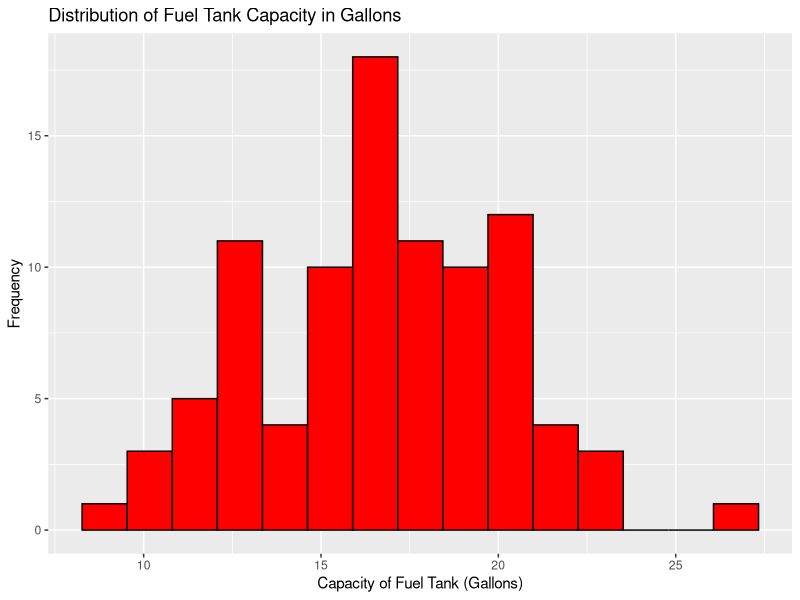
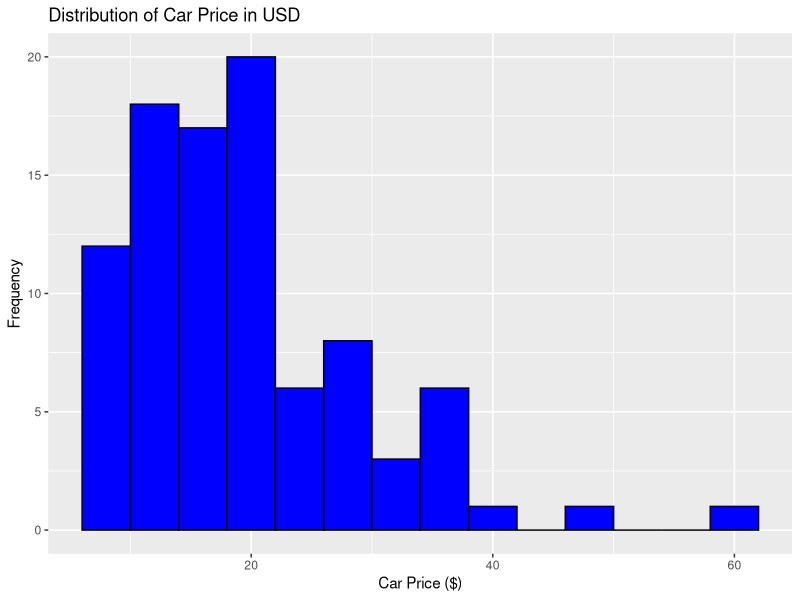
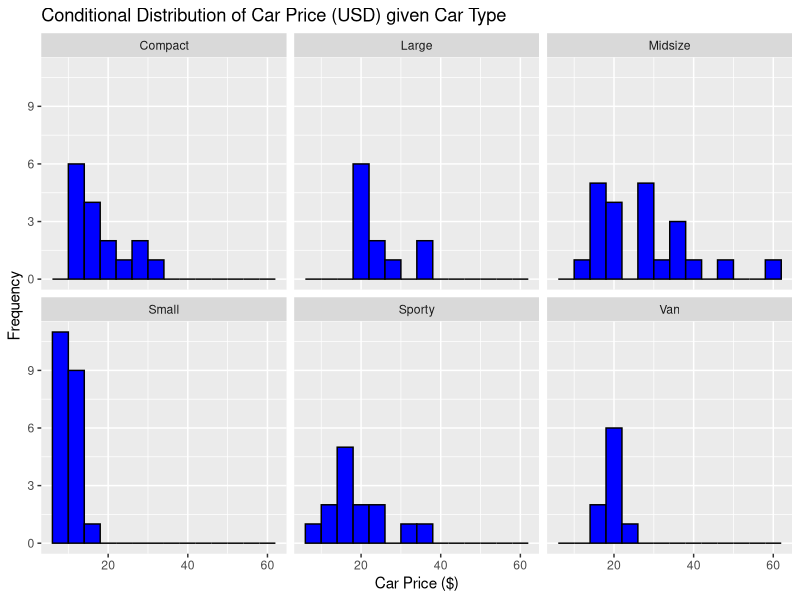
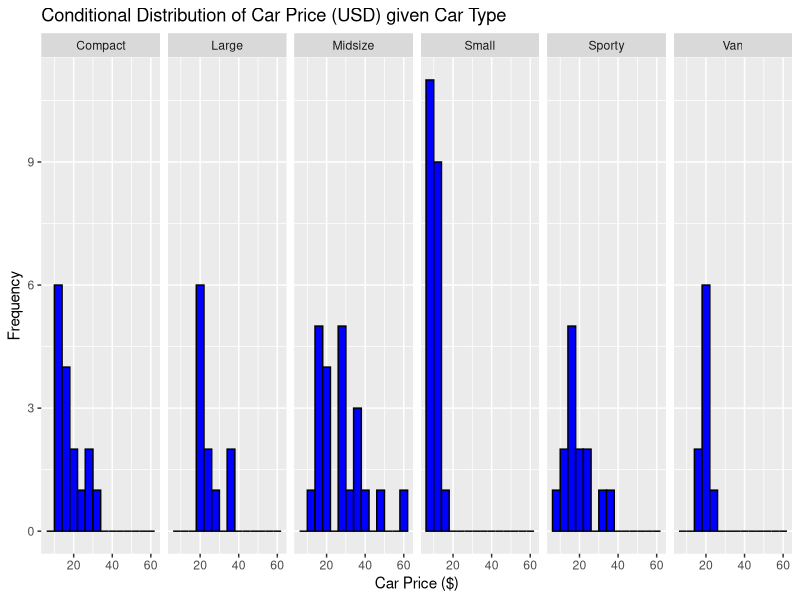
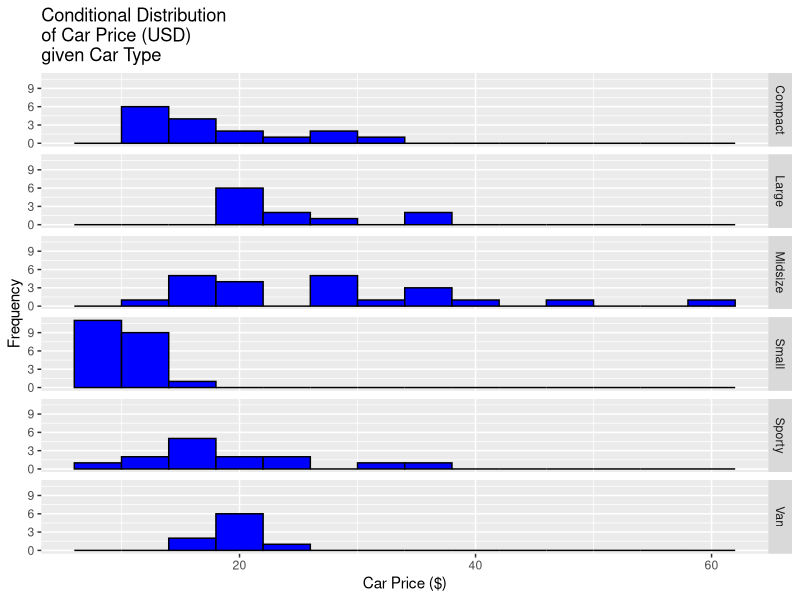
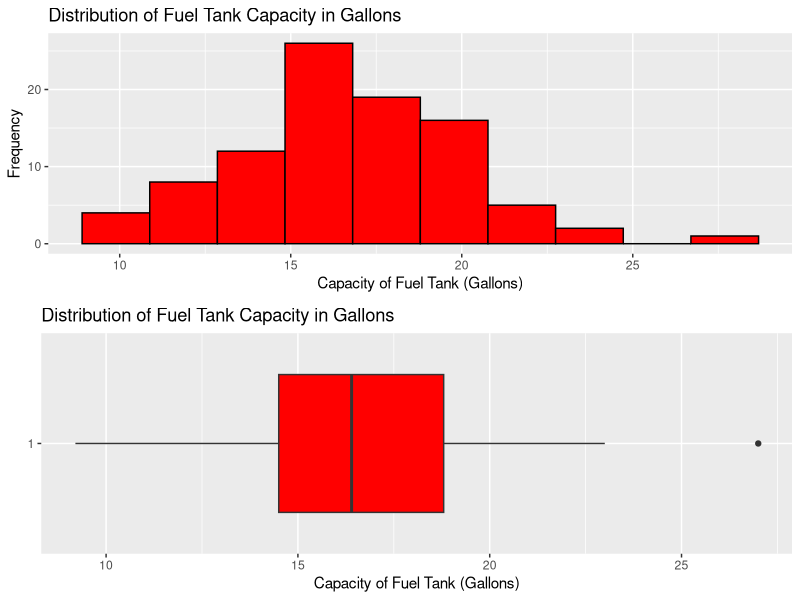
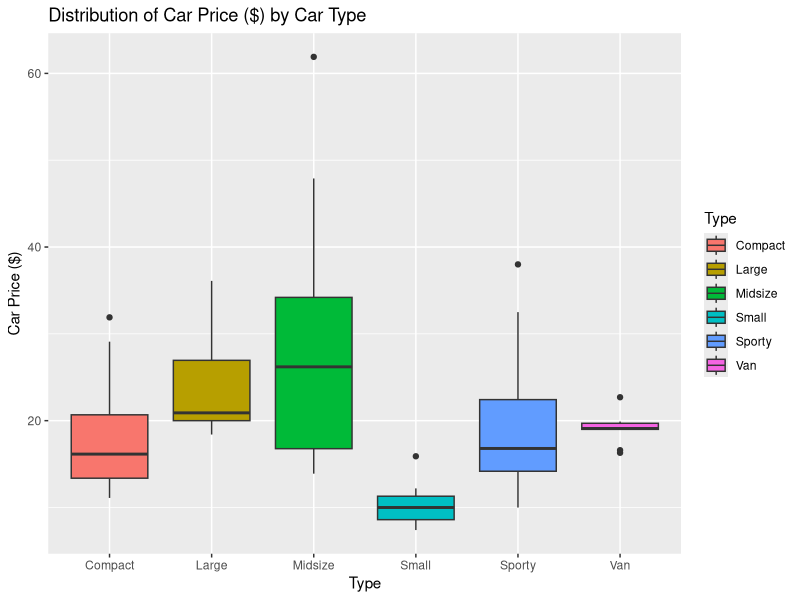
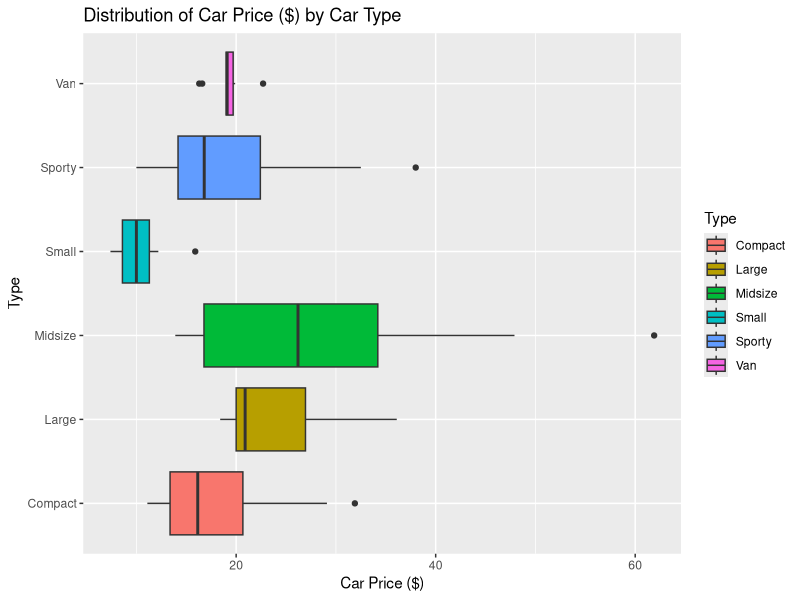

Source code (R) for these figures, in order:
## ---- chunk 1
library(MASS)
library(ggplot2)
library(gridExtra)
data(Cars93)
#head(Cars93)
## ---- chunk 2
base_plot <- ggplot(Cars93)
base_plot + geom_histogram(bins = 15, fill = "red", color = "black") + 
  aes(x = Fuel.tank.capacity) + 
  labs(x = "Capacity of Fuel Tank (Gallons)", y = "Frequency") + 
  theme(legend.position = "none") +
  ggtitle("Distribution of Fuel Tank Capacity in Gallons")
## ---- chunk 3
base_plot + geom_histogram(binwidth = 4, fill = "blue", color = "black") + 
  aes(x = Price) + 
  labs(x = "Car Price ($)", y = "Frequency") + 
  theme(legend.position = "none") +
  ggtitle("Distribution of Car Price in USD")
## ---- chunk 4
Cars93[which(Cars93$Price > 40 | Cars93$Price < 8), ]
## ---- chunk 5
base_plot + geom_histogram(binwidth = 4, fill = "blue", color = "black") + 
  aes(x = Price) + facet_wrap(~Type) +
  labs(x = "Car Price ($)", y = "Frequency") + 
  theme(legend.position = "none") +
  ggtitle("Conditional Distribution of Car Price (USD) given Car Type")
## ---- chunk 6
base_plot + geom_histogram(binwidth = 4, fill = "blue", color = "black") + 
  aes(x = Price) + facet_grid(.~Type) +
  labs(x = "Car Price ($)", y = "Frequency") + 
  theme(legend.position = "none") +
  ggtitle("Conditional Distribution of Car Price (USD) given Car Type")
## ---- chunk 7
base_plot + geom_histogram(binwidth = 4, fill = "blue", color = "black") + 
  aes(x = Price) + facet_grid(Type~.) +
  labs(x = "Car Price ($)", y = "Frequency") + 
  theme(legend.position = "none") +
  ggtitle("Conditional Distribution \nof Car Price (USD) \ngiven Car Type")
## ---- chunk 8
my_hist <- base_plot +
  geom_histogram(bins = 10, fill = "red", color = "black") + 
  aes(x = Fuel.tank.capacity) + 
  labs(x = "Capacity of Fuel Tank (Gallons)", y = "Frequency") + 
  theme(legend.position = "none") +
  ggtitle("Distribution of Fuel Tank Capacity in Gallons")

my_box <- base_plot + geom_boxplot(fill = "red") + 
  aes(y = Fuel.tank.capacity, x = factor(1)) + coord_flip() +
  labs(y = "Capacity of Fuel Tank (Gallons)", x = "") + 
  ggtitle("Distribution of Fuel Tank Capacity in Gallons")
  theme(legend.position = "none")

grid.arrange(my_hist, my_box)
## ---- chunk 9
base_plot + geom_boxplot() + 
  aes(x = Type, y = Price, fill = Type) + 
  labs(y = "Car Price ($)") + 
  ggtitle("Distribution of Car Price ($) by Car Type")
## ---- chunk 10
base_plot + geom_boxplot() + 
  aes(x = Type, y = Price, fill = Type) + 
  labs(y = "Car Price ($)") + 
  ggtitle("Distribution of Car Price ($) by Car Type") + 
  coord_flip()
